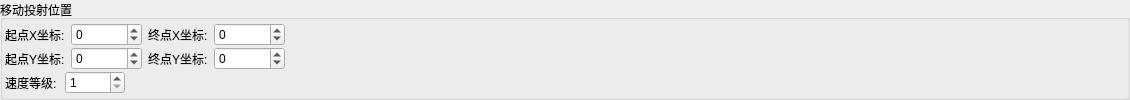
               <widget class="QWidget" name="page_2">
                <layout class="QHBoxLayout" name="horizontalLayout_5">
                 <property name="spacing">
                  <number>0</number>
                 </property>
                 <property name="leftMargin">
                  <number>0</number>
                 </property>
                 <property name="topMargin">
                  <number>0</number>
                 </property>
                 <property name="rightMargin">
                  <number>0</number>
                 </property>
                 <property name="bottomMargin">
                  <number>0</number>
                 </property>
                 <item>
                  <widget class="QGroupBox" name="groupBox_moveCastPos">
                   <property name="enabled">
                    <bool>true</bool>
                   </property>
                   <property name="maximumSize">
                    <size>
                     <width>16777215</width>
                     <height>16777215</height>
                    </size>
                   </property>
                   <property name="title">
                    <string>移动投射位置</string>
                   </property>
                   <layout class="QVBoxLayout" name="verticalLayout">
                    <property name="spacing">
                     <number>0</number>
                    </property>
                    <property name="leftMargin">
                     <number>2</number>
                    </property>
                    <property name="topMargin">
                     <number>2</number>
                    </property>
                    <property name="rightMargin">
                     <number>2</number>
                    </property>
                    <property name="bottomMargin">
                     <number>2</number>
                    </property>
                    <item>
                     <layout class="QHBoxLayout" name="horizontalLayout_26">
                      <property name="spacing">
                       <number>6</number>
                      </property>
                      <item>
                       <widget class="QLabel" name="label_41">
                        <property name="minimumSize">
                         <size>
                          <width>60</width>
                          <height>0</height>
                         </size>
                        </property>
                        <property name="maximumSize">
                         <size>
                          <width>16777215</width>
                          <height>16777215</height>
                         </size>
                        </property>
                        <property name="text">
                         <string>起点X坐标:</string>
                        </property>
                       </widget>
                      </item>
                      <item>
                       <widget class="QSpinBox" name="spinBox_beginCoordX">
                        <property name="minimumSize">
                         <size>
                          <width>60</width>
                          <height>0</height>
                         </size>
                        </property>
                        <property name="minimum">
                         <number>-200000</number>
                        </property>
                        <property name="maximum">
                         <number>200000</number>
                        </property>
                       </widget>
                      </item>
                      <item>
                       <widget class="QLabel" name="label_42">
                        <property name="minimumSize">
                         <size>
                          <width>60</width>
                          <height>0</height>
                         </size>
                        </property>
                        <property name="maximumSize">
                         <size>
                          <width>16777215</width>
                          <height>16777215</height>
                         </size>
                        </property>
                        <property name="text">
                         <string>终点X坐标:</string>
                        </property>
                       </widget>
                      </item>
                      <item>
                       <widget class="QSpinBox" name="spinBox_endCoordX">
                        <property name="minimumSize">
                         <size>
                          <width>60</width>
                          <height>0</height>
                         </size>
                        </property>
                        <property name="minimum">
                         <number>-200000</number>
                        </property>
                        <property name="maximum">
                         <number>200000</number>
                        </property>
                       </widget>
                      </item>
                      <item>
                       <spacer name="horizontalSpacer_44">
                        <property name="orientation">
                         <enum>Qt::Horizontal</enum>
                        </property>
                        <property name="sizeHint" stdset="0">
                         <size>
                          <width>50</width>
                          <height>20</height>
                         </size>
                        </property>
                       </spacer>
                      </item>
                     </layout>
                    </item>
                    <item>
                     <layout class="QHBoxLayout" name="horizontalLayout_27">
                      <property name="spacing">
                       <number>6</number>
                      </property>
                      <item>
                       <widget class="QLabel" name="label_40">
                        <property name="minimumSize">
                         <size>
                          <width>60</width>
                          <height>0</height>
                         </size>
                        </property>
                        <property name="maximumSize">
                         <size>
                          <width>16777215</width>
                          <height>16777215</height>
                         </size>
                        </property>
                        <property name="text">
                         <string>起点Y坐标:</string>
                        </property>
                       </widget>
                      </item>
                      <item>
                       <widget class="QSpinBox" name="spinBox_beginCoordY">
                        <property name="minimumSize">
                         <size>
                          <width>60</width>
                          <height>0</height>
                         </size>
                        </property>
                        <property name="minimum">
                         <number>-200000</number>
                        </property>
                        <property name="maximum">
                         <number>200000</number>
                        </property>
                       </widget>
                      </item>
                      <item>
                       <widget class="QLabel" name="label_43">
                        <property name="sizePolicy">
                         <sizepolicy hsizetype="Preferred" vsizetype="Preferred">
                          <horstretch>0</horstretch>
                          <verstretch>0</verstretch>
                         </sizepolicy>
                        </property>
                        <property name="minimumSize">
                         <size>
                          <width>60</width>
                          <height>0</height>
                         </size>
                        </property>
                        <property name="maximumSize">
                         <size>
                          <width>16777215</width>
                          <height>16777215</height>
                         </size>
                        </property>
                        <property name="text">
                         <string>终点Y坐标:</string>
                        </property>
                       </widget>
                      </item>
                      <item>
                       <widget class="QSpinBox" name="spinBox_endCoordY">
                        <property name="minimumSize">
                         <size>
                          <width>60</width>
                          <height>0</height>
                         </size>
                        </property>
                        <property name="minimum">
                         <number>-200000</number>
                        </property>
                        <property name="maximum">
                         <number>200000</number>
                        </property>
                       </widget>
                      </item>
                      <item>
                       <spacer name="horizontalSpacer_20">
                        <property name="orientation">
                         <enum>Qt::Horizontal</enum>
                        </property>
                        <property name="sizeType">
                         <enum>QSizePolicy::Expanding</enum>
                        </property>
                        <property name="sizeHint" stdset="0">
                         <size>
                          <width>50</width>
                          <height>20</height>
                         </size>
                        </property>
                       </spacer>
                      </item>
                     </layout>
                    </item>
                    <item>
                     <layout class="QHBoxLayout" name="horizontalLayout_31">
                      <item>
                       <widget class="QLabel" name="label_70">
                        <property name="minimumSize">
                         <size>
                          <width>60</width>
                          <height>0</height>
                         </size>
                        </property>
                        <property name="text">
                         <string>速度等级:</string>
                        </property>
                       </widget>
                      </item>
                      <item>
                       <widget class="QSpinBox" name="spinBox_speedLevel">
                        <property name="minimumSize">
                         <size>
                          <width>60</width>
                          <height>0</height>
                         </size>
                        </property>
                        <property name="minimum">
                         <number>1</number>
                        </property>
                        <property name="maximum">
                         <number>9</number>
                        </property>
                       </widget>
                      </item>
                      <item>
                       <spacer name="horizontalSpacer_18">
                        <property name="orientation">
                         <enum>Qt::Horizontal</enum>
                        </property>
                        <property name="sizeHint" stdset="0">
                         <size>
                          <width>1000</width>
                          <height>20</height>
                         </size>
                        </property>
                       </spacer>
                      </item>
                     </layout>
                    </item>
                   </layout>
                  </widget>
                 </item>
                </layout>
               </widget>
